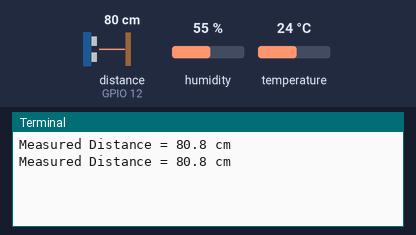
The program below on a simulated Raspberry Pi (BCM pin numbers). Parts: the last lines printed to the terminal. Inputs (shaded band) come from the test bench; at power-on: distance to the obstacle (sensor on GPIO 12) 80 cm, humidity 55 %, temperature 24 °C. The echo pulse lasts 58.3 µs per cm; the clock reads 2024-03-15 10:24:30 at power-on unless the program sets it.

Above: at 1.2 s.
1.3 s: distance to the obstacle (sensor on GPIO 12) set to 2 cm
At 2.0 s:
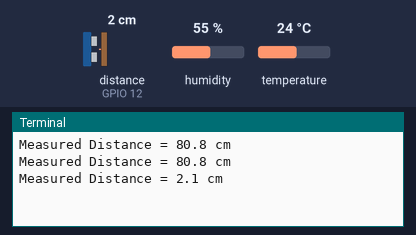
2.8 s: distance to the obstacle (sensor on GPIO 12) set to 4 cm
At 3.6 s:
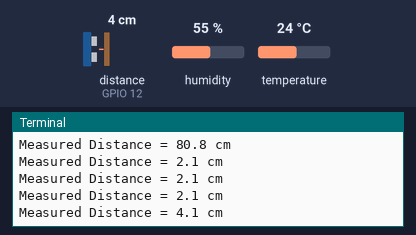
Timing chart, 0 to 5.8 s (numbered marks = the images above; inputs shaded):
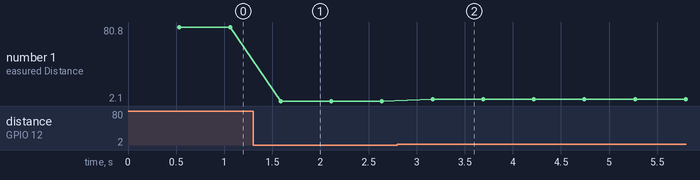

The program:

ultrasoound.py
```python
import RPi.GPIO as GPIO
import Adafruit_DHT
import time

GPIO.setmode(GPIO.BCM)

GPIO_TRIGGER = 7
GPIO_ECHO = 12
GPIO_TEMP = 14

GPIO.setup(GPIO_TRIGGER, GPIO.OUT)
GPIO.setup(GPIO_ECHO, GPIO.IN)
sensor = Adafruit_DHT.DHT11

def send_trigger_pulse():
    GPIO.output(GPIO_TRIGGER, True)
    time.sleep(0.00001)
    GPIO.output(GPIO_TRIGGER, False)

def get_speed():
    humidity, temperature = Adafruit_DHT.read_retry(sensor, GPIO_TEMP)
    speed = 33100 + 25 * 60
    return speed

def distance(speed):
    send_trigger_pulse()

    while GPIO.input(GPIO_ECHO) == 0:
        StartTime = time.time()

    while GPIO.input(GPIO_ECHO) == 1:
        StopTime = time.time()

    TimeElapsed = StopTime - StartTime
    distance = (TimeElapsed * speed) / 2
    return distance

if __name__ == '__main__':
    try:
        while True:
            speed = get_speed()
            dist = distance(speed)
            print("Measured Distance = %.1f cm" %dist)
    except KeyboardInterrupt:
        print("Measurement stopped by User")
        GPIO.cleanup()

    
```

Measured:
- after the input at 1.3 s, the terminal: prints a new line after 0.29 s (image 1)
- after the input at 2.8 s, the terminal: prints a new line after 0.37 s (image 2)
- plotted number 1: 80.8 → 2.1 after the input at 1.3 s, 2.1 → 4.1 after the input at 2.8 s
